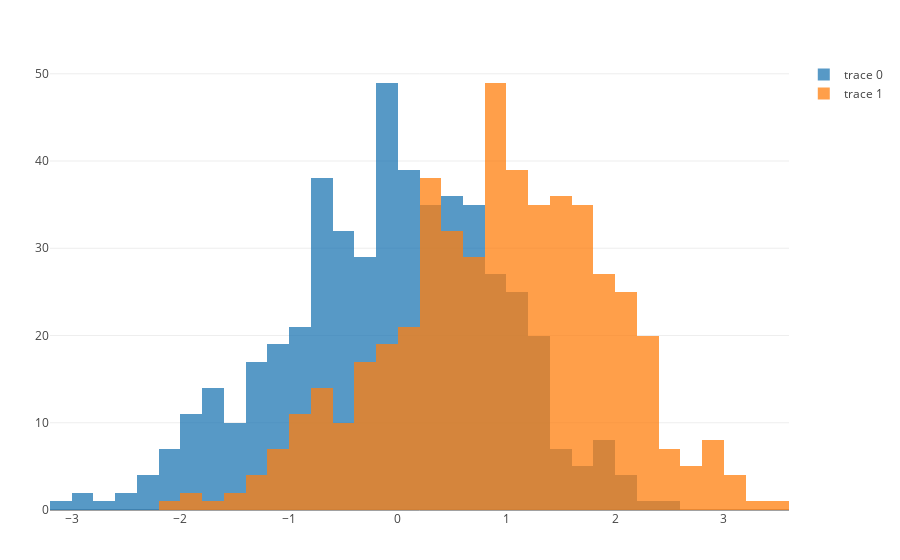

The cell this chart's notebook holds for it:
### Code cell
function two_hists()
    x0 = randn(500)
    x1 = x0 .+ 1

    trace1 = histogram(x=x0, opacity=0.75)
    trace2 = histogram(x=x1, opacity=0.75)
    data = [trace1, trace2]
    layout = Layout(barmode="overlay")
    plot(data, layout)
end
two_hists()

### Figure 1 — Plotly figure (JSON) as saved in the notebook; plotly's stock layout.template omitted (floating-point values rounded to 4 significant figures; data arrays with more than 128 entries replaced by an {"elided": "..."} marker saying what was removed)
{"data": [{"opacity": 0.75, "type": "histogram", "x": {"elided": "500 float values"}}, {"opacity": 0.75, "type": "histogram", "x": {"elided": "500 float values"}}], "layout": {"barmode": "overlay", "margin": {"b": 50, "l": 50, "r": 50, "t": 60}}}
